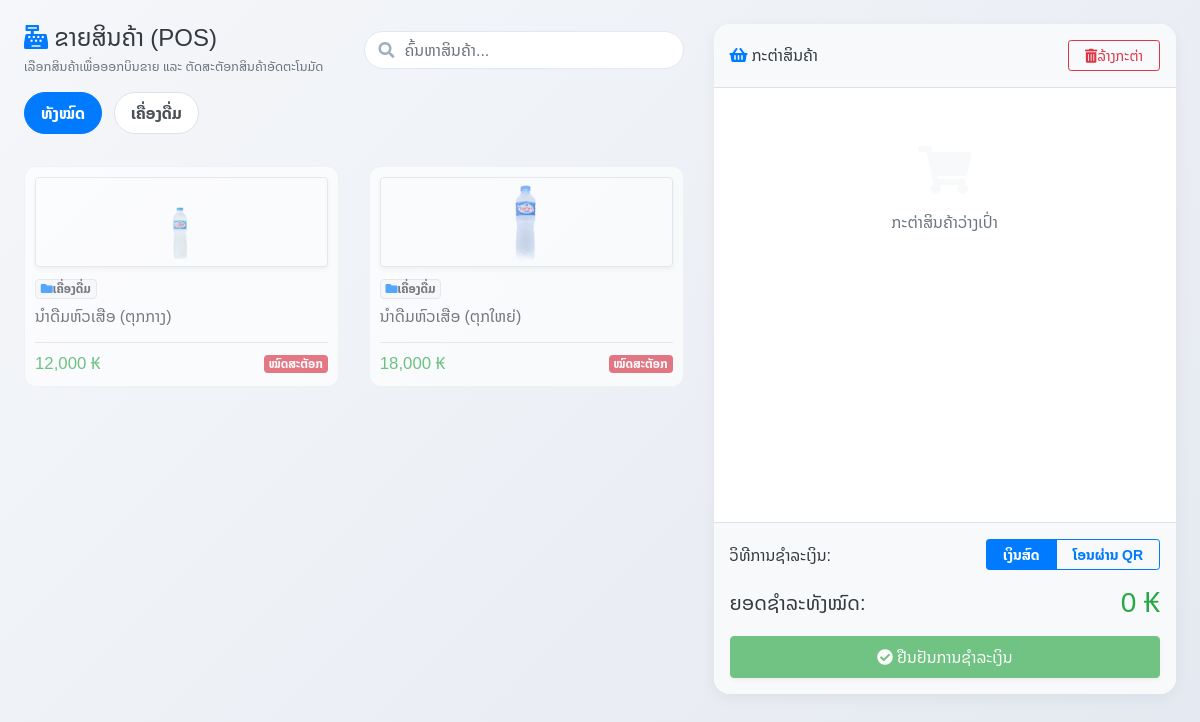
The page /pages/sales.php (signed in) on the database as committed earlier.
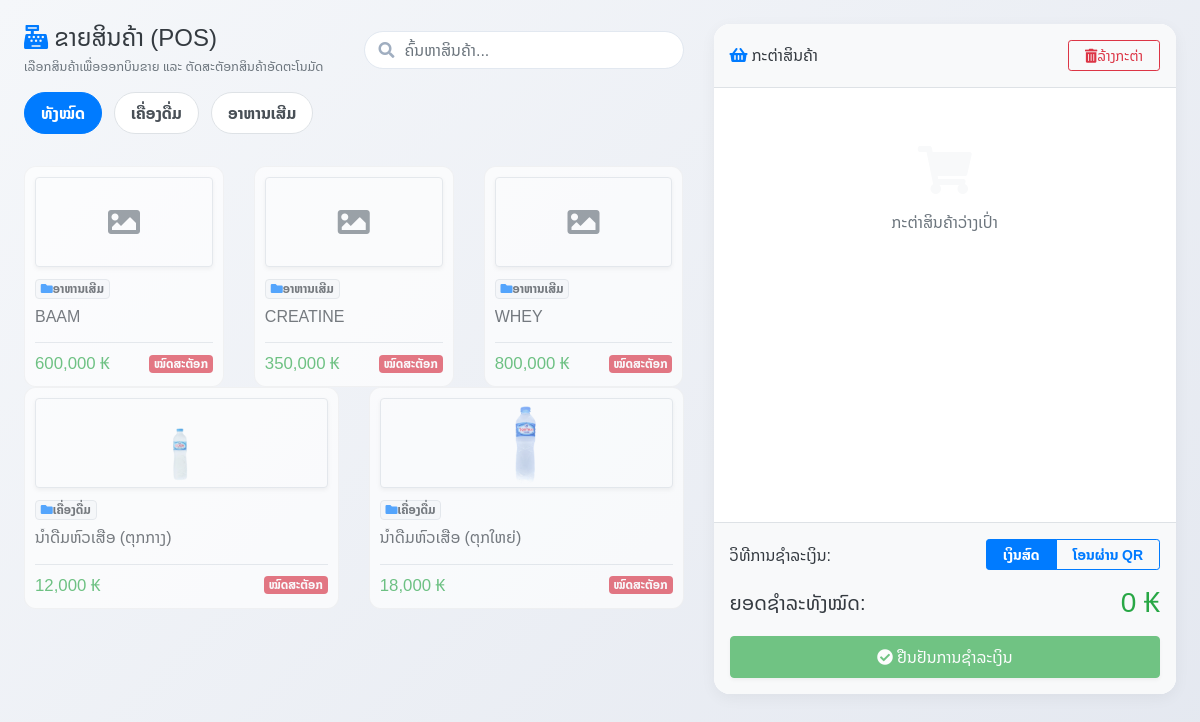
The same page on the database as committed later.
### tables this page shows
CREATE TABLE `product_categories` (
  `category_id` int(11) NOT NULL AUTO_INCREMENT,
  `category_code` varchar(50) NOT NULL DEFAULT '',
  `category_name` varchar(100) NOT NULL,
  `created_at` datetime DEFAULT current_timestamp(),
  PRIMARY KEY (`category_id`),
  UNIQUE KEY `category_code` (`category_code`)
);

CREATE TABLE `products` (
  `product_id` int(11) NOT NULL AUTO_INCREMENT,
  `product_code` varchar(50) NOT NULL,
  `product_name` varchar(100) NOT NULL,
  `category_id` int(11) NOT NULL,
  `cost_price` decimal(12,2) DEFAULT 0.00,
  `sale_price` decimal(12,2) NOT NULL,
  `quantity` int(11) DEFAULT 0,
  `unit` varchar(20) DEFAULT '?????????',
  `image` varchar(255) DEFAULT NULL,
  `created_at` datetime DEFAULT current_timestamp(),
  PRIMARY KEY (`product_id`),
  UNIQUE KEY `product_code` (`product_code`),
  KEY `fk_products_category` (`category_id`),
  CONSTRAINT `fk_products_category` FOREIGN KEY (`category_id`) REFERENCES `product_categories` (`category_id`) ON UPDATE CASCADE
);

### config/db.php (called while the page is built, shortened)
<?php
if (!function_exists('formatCurrency')) {
    function formatCurrency($amount)
    {
        return number_format((float)$amount, 0, '.', ',') . ' ₭';
    }
}
?>

### pages/sales.php (the view, shortened to what this page needs)
<?php
require_once '../config/db.php';
$categories = [];
$resCat = mysqli_query($conn, "SELECT DISTINCT c.* FROM product_categories c JOIN products p ON c.category_id = p.category_id ORDER BY c.category_id ASC");
if ($resCat) {
    while ($row = mysqli_fetch_assoc($resCat)) {
        $categories[] = $row;
    }
}
$products = [];
$resProd = mysqli_query($conn, "SELECT p.*, c.category_name, c.category_code FROM products p LEFT JOIN product_categories c ON p.category_id = c.category_id ORDER BY p.product_name ASC");
if ($resProd) {
    while ($row = mysqli_fetch_assoc($resProd)) {
        $products[] = $row;
    }
}
?>
<!DOCTYPE html>
<html lang="lo">
<head>
    <link rel="stylesheet" href="../assets/css/local-font.css?v=<?php echo time(); ?>">
    <link rel="stylesheet" href="../bootstrap/css/bootstrap.min.css">
    <link rel="stylesheet" href="../icon/css/all.min.css">
    <link rel="stylesheet" href="../assets/css/pages/users-manage.css">
</head>
<body>
<div class="container-fluid py-4 px-3 px-md-4">
    <div class="row">
        <div class="col-lg-7">
            <div class="mb-3 d-flex flex-wrap align-items-center justify-content-between gap-3">
                <div>
                    <h4 class="fw-bold text-dark mb-1"><i class="fas fa-cash-register text-primary me-2"></i> ຂາຍສິນຄ້າ (POS)</h4>
                    <p class="text-muted small mb-0">ເລືອກສິນຄ້າເພື່ອອອກບິນຂາຍ ແລະ ຕັດສະຕັອກສິນຄ້າອັດຕະໂນມັດ</p>
                </div>
                <div class="search-box" style="width: 100%; max-width: 320px;">
                    <i class="fas fa-search"></i>
                    <input type="text" id="searchInput" class="form-control" placeholder="ຄົ້ນຫາສິນຄ້າ...">
                </div>
            </div>
            <div class="mb-4">
                <div class="pos-category-tab active" data-category="all">ທັງໝົດ</div>
                <?php foreach ($categories as $c): ?>
                    <div class="pos-category-tab" data-category="<?= $c['category_id'] ?>"><?= htmlspecialchars($c['category_name']) ?></div>
                <?php endforeach; ?>
            </div>
            <div class="row row-cols-2 row-cols-sm-3 row-cols-md-3 g-2" id="productsGrid" style="max-height: calc(100vh - 240px); overflow-y: auto; padding-bottom: 20px;">
                <?php foreach ($products as $p): ?>
                    <?php
                        $outOfStock = $p['quantity'] <= 0;
                        $cardClass = $outOfStock ? 'out-of-stock' : '';
                    ?>
                    <div class="col product-card-container" data-category="<?= $p['category_id'] ?>" data-name="<?= htmlspecialchars(strtolower($p['product_name'])) ?>" data-code="<?= htmlspecialchars(strtolower($p['product_code'])) ?>">
                        <div class="pos-product-card <?= $cardClass ?>" onclick="<?= $outOfStock ? 'void(0)' : 'addToCart(' . json_encode($p) . ')' ?>">
                            <div class="mb-2 text-center rounded bg-white border d-flex align-items-center justify-content-center shadow-sm" style="height: 90px; overflow: hidden; background-color: #fff;">
                                <?php if (!empty($p['image']) && file_exists('../uploads/products/' . $p['image'])): ?>
                                    <img src="../uploads/products/<?= htmlspecialchars($p['image']) ?>" alt="product" style="width: 100%; height: 100%; object-fit: contain;">
                                <?php else: ?>
                                    <i class="fas fa-image text-muted fa-2x"></i>
                                <?php endif; ?>
                            </div>
                            <div>
                                <span class="badge bg-light text-dark border mb-2 small"><i class="fas fa-folder me-1 text-primary"></i><?= htmlspecialchars($p['category_name']) ?></span>
                                <h6 class="fw-bold text-dark mb-1 text-truncate" title="<?= htmlspecialchars($p['product_name']) ?>"><?= htmlspecialchars($p['product_name']) ?></h6>
                            </div>
                            <div class="d-flex justify-content-between align-items-center mt-3 border-top pt-2">
                                <span class="fw-bold text-success" style="font-size: 1.05rem;"><?= formatCurrency($p['sale_price']) ?></span>
                                <?php if ($outOfStock): ?>
                                    <span class="badge bg-danger text-white">ໝົດສະຕັອກ</span>
                                <?php else: ?>
                                    <span class="badge bg-light text-dark border">ເຫຼືອ: <?= $p['quantity'] ?> <?= htmlspecialchars($p['unit']) ?></span>
                                <?php endif; ?>
                            </div>
                        </div>
                    </div>
                <?php endforeach; ?>
            </div>
        </div>
        <div class="col-lg-5">
            <div class="cart-wrapper">
                <div class="border-bottom p-3 bg-light d-flex justify-content-between align-items-center" style="border-top-left-radius: 16px; border-top-right-radius: 16px;">
                    <h6 class="fw-bold text-dark mb-0"><i class="fas fa-shopping-basket text-primary me-2"></i> ກະຕ່າສິນຄ້າ</h6>
                    <button class="btn btn-outline-danger btn-sm rounded-pill px-3" onclick="clearCart()"><i class="fas fa-trash-alt me-1"></i>ລ້າງກະຕ່າ</button>
                </div>
                <div class="cart-items-container" id="cartItems">
                    <div class="text-center py-5 text-muted" id="emptyCartMessage">
                        <i class="fas fa-shopping-cart fa-3x mb-3 d-block text-light"></i>
                        ກະຕ່າສິນຄ້າວ່າງເປົ່າ
                    </div>
                </div>
                <div class="border-top p-3 bg-light" style="border-bottom-left-radius: 16px; border-bottom-right-radius: 16px;">
                    <div class="mb-3 d-flex align-items-center justify-content-between">
                        <span class="fw-bold text-dark">ວິທີການຊຳລະເງິນ:</span>
                        <div class="btn-group btn-group-toggle" data-toggle="buttons">
                            <label class="btn btn-outline-primary active px-3 py-1 btn-sm rounded-start" style="font-weight: 600;">
                                <input type="radio" name="payment_method" id="payCash" value="ເງິນສົດ" checked style="display: none;"> ເງິນສົດ
                            </label>
                            <label class="btn btn-outline-primary px-3 py-1 btn-sm rounded-end" style="font-weight: 600;">
                                <input type="radio" name="payment_method" id="payQR" value="ໂອນຜ່ານ QR" style="display: none;"> ໂອນຜ່ານ QR
                            </label>
                        </div>
                    </div>
                    <div class="d-flex justify-content-between align-items-center mb-3">
                        <span class="h5 fw-bold text-dark mb-0">ຍອດຊຳລະທັງໝົດ:</span>
                        <span class="h3 fw-bold text-success mb-0" id="cartTotalText">0 ₭</span>
                    </div>
                    <button class="btn btn-success w-100 fw-bold py-2 shadow-sm" id="checkoutBtn" disabled onclick="checkout()">
                        <i class="fas fa-check-circle me-1"></i> ຢືນຢັນການຊຳລະເງິນ
                    </button>
                </div>
            </div>
        </div>
    </div>
</div>
</body>
</html>

### assets/css/pages/users-manage.css (style rules this page uses)
* { font-family: 'Noto Sans Lao', 'Noto Sans Lao Looped', 'Phetsarath OT', sans-serif; }
body { background: linear-gradient(135deg, #f5f7fa 0%, #e4e8f0 100%); min-height: 100vh; animation: pageFadeIn 0.7s cubic-bezier(0.25, 1, 0.5, 1) both; }
.search-box { position: relative; }
.search-box i { position: absolute; left: 15px; top: 50%; transform: translateY(-50%); color: #a0aec0; }
.search-box input { padding-left: 40px; border-radius: 30px; border: 1px solid #e2e8f0; transition: all 0.3s ease; }

### pages/sales.php (style rules this page uses)
body { font-family: 'Noto Sans Lao', 'Noto Sans Lao Looped', sans-serif; background-color: #f4f6f9; }
.pos-product-card { background-color: #fff; border-radius: 12px; border: 1px solid rgba(0,0,0,0.06); padding: 10px; cursor: pointer; transition: all 0.25s ease; position: relative; overflow: hidden; height: 100%; }
.pos-product-card img { transition: transform 0.25s ease; }
.pos-product-card.out-of-stock { opacity: 0.65; cursor: not-allowed; }
.pos-category-tab { cursor: pointer; padding: 8px 16px; border-radius: 30px; border: 1px solid #dee2e6; margin-right: 8px; margin-bottom: 8px; font-weight: 600; transition: all 0.2s; display: inline-block; background-color: #fff; color: #495057; }
.pos-category-tab.active, .pos-category-tab:hover { background-color: #007bff; color: #fff; border-color: #007bff; }
.cart-wrapper { background-color: #fff; border-radius: 16px; box-shadow: 0 4px 15px rgba(0,0,0,0.05); height: calc(100vh - 130px); display: flex; flex-direction: column; justify-content: space-between; }
.cart-items-container { flex-grow: 1; overflow-y: auto; padding: 10px; }

Rows that differ between the two databases and show on the page:
now on this page (row unchanged): product_categories: category_name "ອາຫານເສີມ"
added products: category.category_name "ອາຫານເສີມ", product_name "BAAM", sale_price "600,000 ₭", quantity "ໝົດສະຕັອກ"
added products: category.category_name "ອາຫານເສີມ", product_name "CREATINE", sale_price "350,000 ₭", quantity "ໝົດສະຕັອກ"
added products: category.category_name "ອາຫານເສີມ", product_name "WHEY", sale_price "800,000 ₭", quantity "ໝົດສະຕັອກ"
